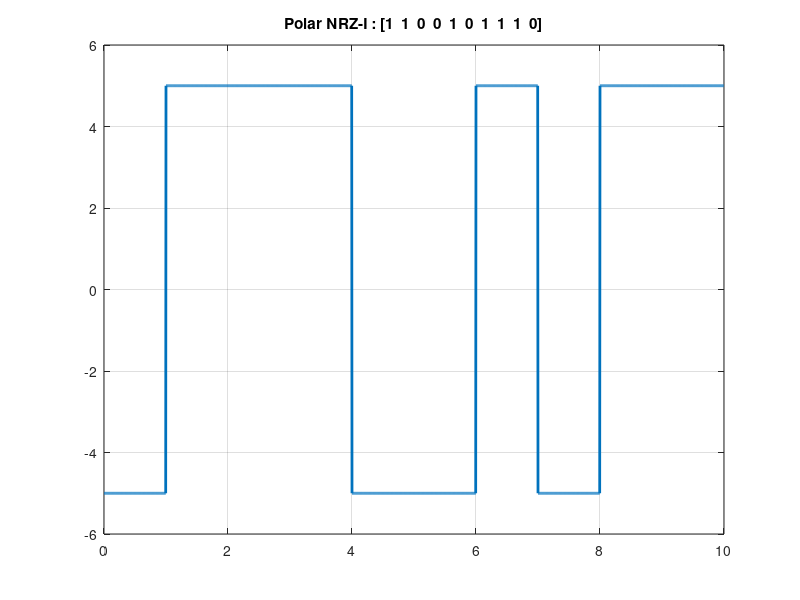

Source code (MATLAB):
clc;
close all;
clear all;

bits = [1,1,0,0,1,0,1,1,1,0]; %8

bitrate = 1;
voltage = 5;
temp = voltage;

T = length(bits)/bitrate; %total time for bit sequence
n = 200; %sample per bit
N = n * T; %total sample
dt = T / N; %sampling time
t = 0:dt:T-dt; %every time instance
y = zeros(1,length(t)); %output signal

%modulation
for i = 0 : length(bits) - 1
  if(bits(i+1) == 1)
    voltage = voltage * (-1);
    y(i * n + 1 : (i + 1) * n) = voltage;
  else
    y(i * n + 1 : (i + 1) * n) = voltage;
  endif
end

plot(t,y,'LineWidth',2);
axis([0 T -temp-1 temp+1]);
grid on;
title(['Polar NRZ-I : [' num2str(bits) ']']);

%demodulation
for i = 1 : length(t)
  if(rem(i,n) == 0 && y(i) == temp)
    receiving_bits(i / n) = 0;
    elseif(rem(i,n) == 0 && y(i) == -temp)
    receiving_bits(i / n) = 1;
    temp = -temp;
  endif
end
%disp("OK DUCK");
disp(receiving_bits);
